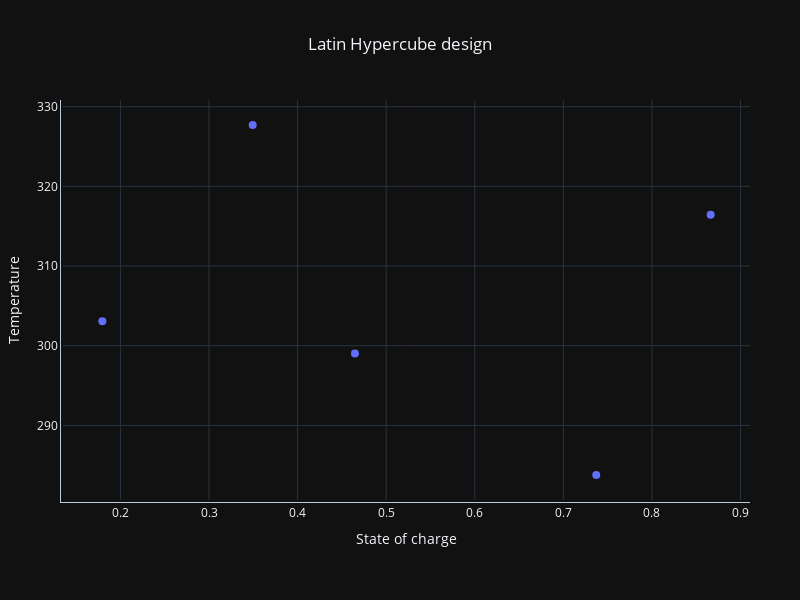

The notebook cell saved with this chart:
### Code cell
data = [dot_scatter(x_dots=LH.design.T[0],
                    y_dots=LH.design.T[1],
                    fill=None)]

fig0 = styled_figure(title=LH.name,data=data,title_x = "State of charge",title_y= "Temperature")
fig0

### Figure 1 — Plotly figure (JSON) as saved in the notebook; plotly's stock layout.template omitted (floating-point values rounded to 4 significant figures)
{"data": [{"fillcolor": "rgba(100, 100, 100, 0.2)", "marker": {"size": 8}, "mode": "markers+text", "name": "Observed points", "textposition": "top center", "visible": true, "x": [0.4647, 0.8663, 0.7371, 0.1796, 0.3493], "y": [299.0, 316.4, 283.8, 303.1, 327.7], "type": "scatter"}], "layout": {"height": 600, "hoverdistance": 100, "hovermode": "closest", "margin": {"b": 100, "l": 50, "pad": 2, "r": 50, "t": 100}, "plot_bgcolor": "rgba(0,0,0,0)", "showlegend": false, "spikedistance": 1000, "title": {"text": "Latin Hypercube design", "x": 0.5, "xanchor": "center"}, "width": 800, "xaxis": {"automargin": true, "linecolor": "#BCCCDC", "linewidth": 1, "showline": true, "showspikes": false, "spikecolor": "#999999", "spikedash": "dot", "spikemode": "marker", "spikesnap": "data", "spikethickness": 2, "title": {"text": "State of charge"}}, "yaxis": {"automargin": true, "linecolor": "#BCCCDC", "linewidth": 1, "showline": true, "title": {"text": "Temperature"}}, "legend": {"yanchor": "top", "y": 0.9, "xanchor": "right", "x": 0.95}}}
